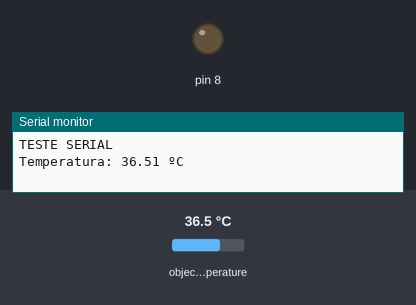
This sketch was run on a simulated Arduino Uno, built with avr-gcc and run on an emulated ATmega328P. Shown: output pins drawn as LEDs (lit = HIGH), the last lines printed to the serial monitor. The test bench sets the inputs (shaded band); at power-on: object temperature 36.5 °C.

Above: at 2.0 s.
At 5.5 s:
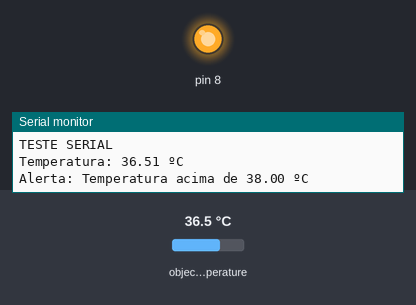
Timing chart, 0 to 9.1 s (numbered marks = the images above):
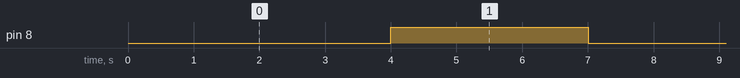

Measured:
- by itself, pin 8: alternates HIGH for 3.0 s and LOW for 4.0 s

The sketch:

VERSAO_24_11_modificando_herick.ino
```cpp
#include <Wire.h>
#include <Adafruit_MLX90614.h>

Adafruit_MLX90614 mlx = Adafruit_MLX90614();
double temp;

void setup()
{
  Serial.begin(9600);
  pinMode(8, OUTPUT);
  Serial.println("TESTE SERIAL");
  mlx.begin();
}

void loop()
{
  temp = mlx.readObjectTempC();
  Serial.print("Temperatura: ");
  Serial.print(temp);
  Serial.println(" ºC");
  digitalWrite(8, LOW);


  if (temp > 36.00)  //temp aumentada pra 38
  {
    digitalWrite(8, LOW);
    delay(4000);
    Serial.println("Alerta: Temperatura acima de 38.00 ºC");
    digitalWrite(8, HIGH);  // Desliga o pino após 5 segundos
  }

  delay(3000);//recomendado pelo gepeto esse delay de leitura, pra não ficar bugando
          // depois temos que ajustar para um delay maior
}
```
